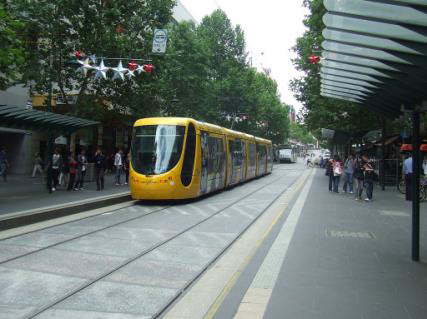
#> input picture week5_seam_carving/tram.png, 427 x 319 px
$ python seam_carving_skt.py   (older library calls are emulated)
#> lines starting #> are read from the running program, lines starting #| are printed output that depends on the picture
import numpy as np
import cv2
from sklearn.preprocessing import scale
import matplotlib.pyplot as plt
from skimage import transform
from skimage import filters
import cv2

'''I look up this energy-map-calculation algorithm from other anothur, because my implemention seems dosen't work'''
#=======================================================================================================#
# return difference of pixel with neighbors
def simpleEnergy(x0, x1, y0, y1):
    return sum(abs(x0-x1) + abs(y0-y1))

#returns 2-D numpy array with the same height and width as img Each energy[x][y] is an int specifying the energy of that pixel
# but the anothur didn't use theta = image.size()/20, he set theta as a content number : 2
def energyMap(img):
    x0 = np.roll(img, -1, axis=1).T
    x1 = np.roll(img, 1, axis=1).T
    y0 = np.roll(img, -1, axis=0).T
    y1 = np.roll(img, 1, axis=0).T
    return simpleEnergy(x0, x1, y0, y1).T

# reference : https://github.com/margaret/seam-carver/blob/master/energy_functions.py
#=======================================================================================================#


if __name__ == '__main__':
    input_image_name = 'tram.png'
    source_image = cv2.imread(input_image_name)
#> source_image is the input picture: shape (319, 427, 3); mean B, G, R 111.2, 116.2, 106.5

    #contrast_map = calcContrastMap(extend_image,theta)
    contrast_map = energyMap(source_image)
#> in simpleEnergy, `return sum(abs(x0-x1) + abs(y0-y1))`:
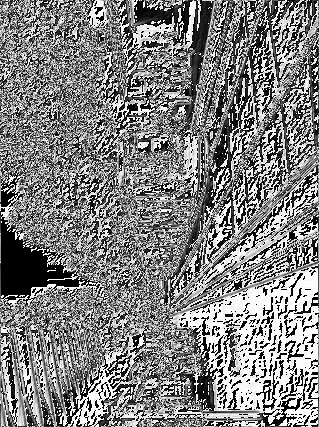
#> returned value: shape (427, 319); min 0, max 255, mean 129.2
#> in energyMap, `return simpleEnergy(x0, x1, y0, y1).T`:
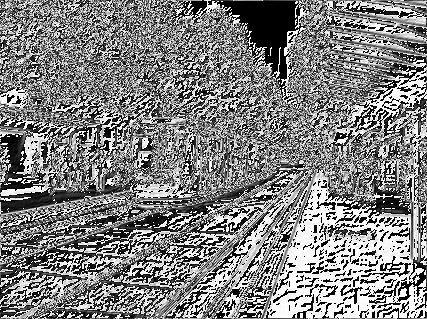
#> returned value: shape (319, 427); min 0, max 255, mean 129.2


#> (the run stopped early here; a loop or call above may not have finished)
